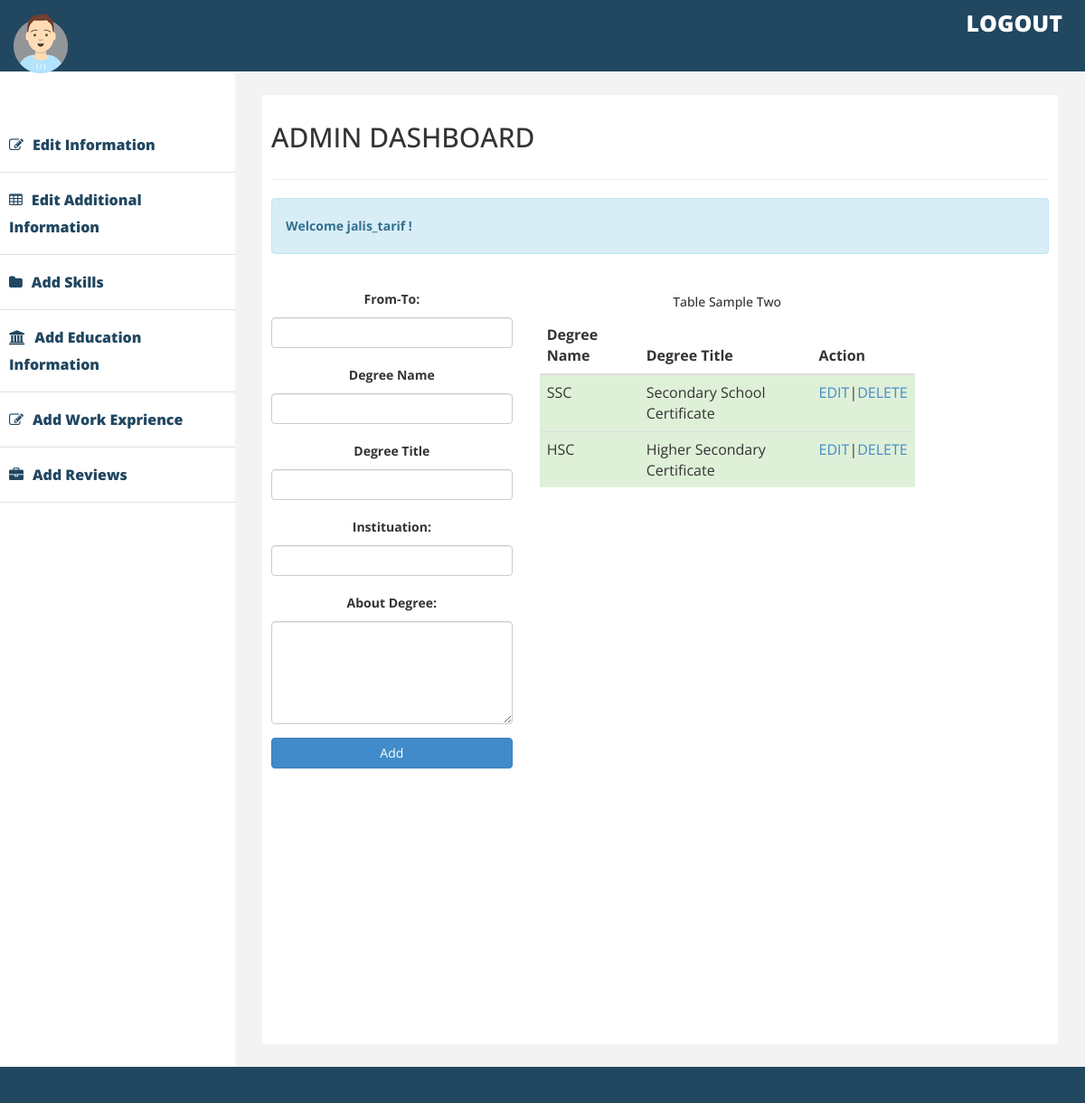
The page /admin-dash/add-education (signed in) on the database as committed earlier.
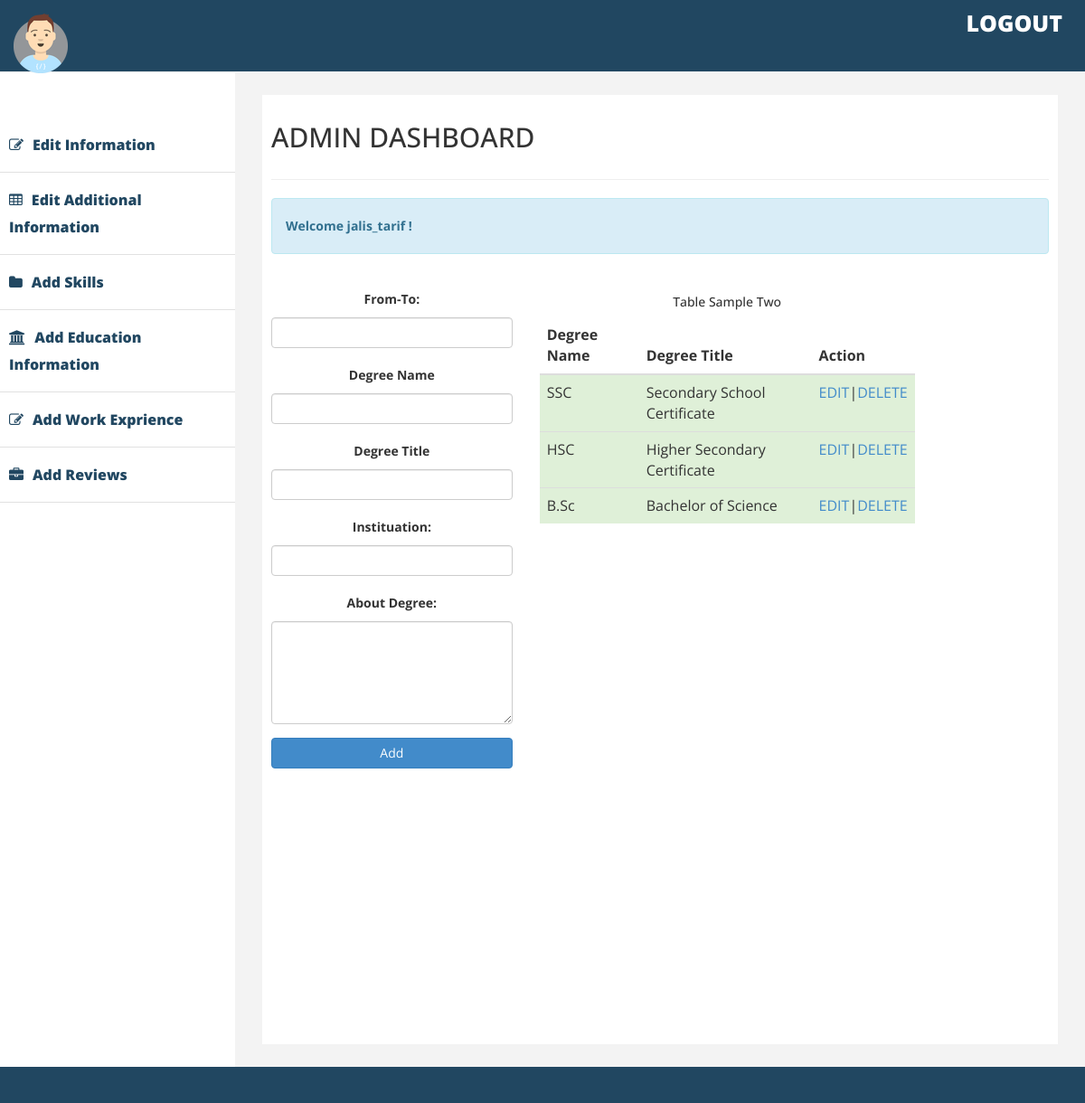
The same page on the database as committed later.
### dashboard/models.py (models this page shows)
class Education(models.Model):
    from_to=models.CharField(max_length=20)
    degree_name=models.CharField(max_length=50)
    degree_title=models.CharField(max_length=50)
    instituation=models.CharField(max_length=50)
    about_degree=models.CharField(max_length=300)

### dashboard/views.py (the view, shortened to what this page needs)
# urls.py: path('add-education',views.add_education,name='add_education'),
@login_required(login_url="login_user")
def add_education(request):
	educations=Education.objects.all()
	return render(request,'admin_pages/add_education.html',{'educations':educations})

### templates/admin_pages/add_education.html (shortened to what this page needs)
{% extends 'admin_pages/base.html' %} {% block content %}
<div class="col-lg-4 col-md-4">
  <form id="add_education" method="POST">
    <div class="form-group">
      <label for="comment">From-To:</label>
      <input class="form-control" rows="5" id="from_to" name="from_to" />
    </div>
    <div class="form-group">
      <label for="comment">Degree Name</label>
      <input type="text" class="form-control" rows="5" id="degree_name" name="degree_name" />
    </div>
    <div class="form-group">
      <label for="comment">Degree Title</label>
      <input type="text" class="form-control" rows="5" id="degree_title" name="degree_title" />
    </div>
    <div class="form-group">
          <label for="comment">Instituation:</label>
          <input class="form-control" rows="5" id="instituation" name="instituation" />
    </div>
    <div class="form-group">
      <label for="comment">About Degree:</label>
      <textarea class="form-control" rows="5" id="about_degree" name="about_degree"></textarea>
    </div>
    <button type="submit" class="btn btn-primary btn-block">Add</button>
  </form>
</div>
<div class="col-lg-6 col-md-6">
    <h5>Table  Sample Two</h5>
    <div class="table-responsive">
        <table class="table">
            <thead>
                <tr>
                    <th>Degree Name</th>
                    <th>Degree Title</th>
                    <th>Action</th>
                </tr>
            </thead>
            <tbody>
                {% for edu in educations %}
                <tr class="success">
                    <td>{{edu.degree_name}}</td>
                    <td>{{edu.degree_title}}</td>
                    <td><a href="{% url 'edit_education' edu.id %}" id="edit_edu">EDIT</a>|<a href="{% url 'delete_education' edu.id %}">DELETE</a></td>
                </tr>
                {% endfor %}
            </tbody>
        </table>
    </div>
</div>
{% endblock %}

Rows that differ between the two databases and show on the page:
added Education: degree_name "B.Sc", degree_title "Bachelor of Science"
